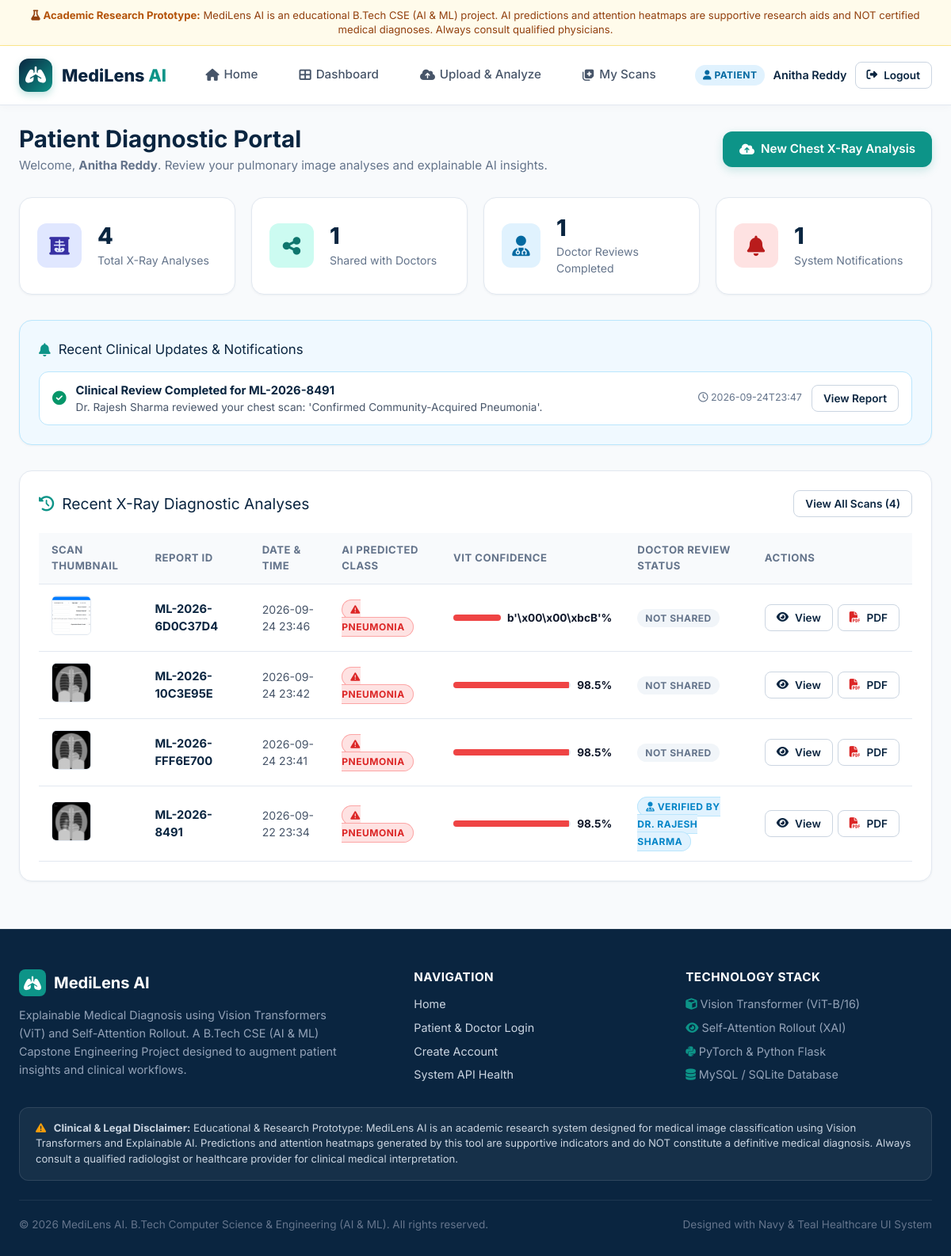
The page /patient/dashboard (signed in) on the database its author committed.
### tables this page shows
CREATE TABLE doctor_reviews (
            id INTEGER PRIMARY KEY AUTOINCREMENT,
            analysis_id INTEGER NOT NULL,
            doctor_id INTEGER NOT NULL,
            doctor_name VARCHAR(120) NOT NULL,
            doctor_specialty VARCHAR(100),
            review_status VARCHAR(50) DEFAULT 'Reviewed',
            clinical_verdict VARCHAR(100) NOT NULL,
            clinical_notes TEXT,
            recommendations TEXT,
            reviewed_at TIMESTAMP DEFAULT CURRENT_TIMESTAMP,
            FOREIGN KEY(analysis_id) REFERENCES analyses(id) ON DELETE CASCADE,
            FOREIGN KEY(doctor_id) REFERENCES users(id) ON DELETE CASCADE
        );

CREATE TABLE analyses (
            id INTEGER PRIMARY KEY AUTOINCREMENT,
            report_id VARCHAR(50) UNIQUE NOT NULL,
            patient_id INTEGER NOT NULL,
            patient_name VARCHAR(120) NOT NULL,
            original_image_path VARCHAR(255) NOT NULL,
            heatmap_path VARCHAR(255) NOT NULL,
            overlay_path VARCHAR(255) NOT NULL,
            patch_grid_path VARCHAR(255) DEFAULT NULL,
            predicted_class VARCHAR(50) NOT NULL,
            confidence REAL NOT NULL,
            normal_prob REAL NOT NULL,
            pneumonia_prob REAL NOT NULL,
            findings_summary TEXT,
            affected_regions TEXT,
            model_type VARCHAR(100) DEFAULT 'Vision Transformer (ViT-B/16 Custom)',
            model_status VARCHAR(50) DEFAULT 'Active Inference',
            created_at TIMESTAMP DEFAULT CURRENT_TIMESTAMP,
            FOREIGN KEY(patient_id) REFERENCES users(id) ON DELETE CASCADE
        );

### routes/patient.py (the view, shortened to what this page needs)
@patient_bp.route('/dashboard')
@login_required('patient')
def dashboard():
    user_id = session['user_id']
    total_analyses = query_db(
        "SELECT COUNT(*) as count FROM analyses WHERE patient_id = %s", (user_id,), one=True
    )['count']
    total_shared = query_db(
        "SELECT COUNT(*) as count FROM report_shares WHERE patient_id = %s", (user_id,), one=True
    )['count']
    total_reviewed = query_db(
        """
        SELECT COUNT(DISTINCT a.id) as count
        FROM analyses a
        JOIN doctor_reviews dr ON a.id = dr.analysis_id
        WHERE a.patient_id = %s
        """, (user_id,), one=True
    )['count']
    recent_analyses = query_db(
        """
        SELECT a.*,
               dr.review_status as doc_status,
               dr.doctor_name,
               rs.share_status
        FROM analyses a
        LEFT JOIN doctor_reviews dr ON a.id = dr.analysis_id
        LEFT JOIN report_shares rs ON a.id = rs.analysis_id
        WHERE a.patient_id = %s
        ORDER BY a.created_at DESC LIMIT 5
        """, (user_id,)
    )
    notifications = []
    reviewed_items = query_db(
        """
        SELECT dr.doctor_name, dr.clinical_verdict, dr.reviewed_at, a.report_id
        FROM doctor_reviews dr
        JOIN analyses a ON dr.analysis_id = a.id
        WHERE a.patient_id = %s
        ORDER BY dr.reviewed_at DESC LIMIT 3
        """, (user_id,)
    )
    for r in reviewed_items:
        notifications.append({
            'title': f"Clinical Review Completed for {r['report_id']}",
            'message': f"{r['doctor_name']} reviewed your chest scan: '{r['clinical_verdict']}'.",
            'time': str(r['reviewed_at'])[:16],
            'type': 'success',
            'report_id': r['report_id']
        })
    return render_template(
        'patient/dashboard.html',
        total_analyses=total_analyses,
        total_shared=total_shared,
        total_reviewed=total_reviewed,
        recent_analyses=recent_analyses,
        notifications=notifications,
        disclaimer=Config.DISCLAIMER_TEXT
    )

### templates/patient/dashboard.html (shortened to what this page needs)
{% extends 'base.html' %}
{% block content %}
<div class="container">
    <div style="display: flex; justify-content: space-between; align-items: center; margin-bottom: 28px; flex-wrap: wrap; gap: 16px;">
        <div>
            <h1 style="font-size: 1.85rem; margin-bottom: 4px;">Patient Diagnostic Portal</h1>
            <p style="color: var(--text-muted); font-size: 0.95rem;">
                Welcome, <strong>{{ current_user.name }}</strong>. Review your pulmonary image analyses and explainable AI insights.
            </p>
        </div>
        <div>
            <a href="{{ url_for('patient.upload_page') }}" class="btn btn-teal">
                <i class="fas fa-cloud-upload-alt"></i> New Chest X-Ray Analysis
            </a>
        </div>
    </div>
    <div style="display: grid; grid-template-columns: repeat(auto-fit, minmax(240px, 1fr)); gap: 20px; margin-bottom: 32px;">
        <div class="stat-card">
            <div class="stat-icon stat-icon-navy">
                <i class="fas fa-x-ray"></i>
            </div>
            <div>
                <div class="stat-val">{{ total_analyses }}</div>
                <div class="stat-label">Total X-Ray Analyses</div>
            </div>
        </div>
        <div class="stat-card">
            <div class="stat-icon stat-icon-teal">
                <i class="fas fa-share-alt"></i>
            </div>
            <div>
                <div class="stat-val">{{ total_shared }}</div>
                <div class="stat-label">Shared with Doctors</div>
            </div>
        </div>
        <div class="stat-card">
            <div class="stat-icon stat-icon-blue">
                <i class="fas fa-user-md"></i>
            </div>
            <div>
                <div class="stat-val">{{ total_reviewed }}</div>
                <div class="stat-label">Doctor Reviews Completed</div>
            </div>
        </div>
        <div class="stat-card">
            <div class="stat-icon stat-icon-red">
                <i class="fas fa-bell"></i>
            </div>
            <div>
                <div class="stat-val">{{ notifications|length }}</div>
                <div class="stat-label">System Notifications</div>
            </div>
        </div>
    </div>
    {% if notifications %}
    <div class="card card-light-blue" style="margin-bottom: 32px;">
        <div class="card-header" style="margin-bottom: 14px;">
            <div class="card-title" style="font-size: 1.05rem;">
                <i class="fas fa-bell" style="color: var(--secondary-teal);"></i> Recent Clinical Updates & Notifications
            </div>
        </div>
        <div style="display: flex; flex-direction: column; gap: 10px;">
            {% for n in notifications %}
            <div style="background: #fff; border: 1px solid var(--card-light-blue-border); border-radius: var(--radius-md); padding: 12px 16px; display: flex; justify-content: space-between; align-items: center; flex-wrap: wrap; gap: 10px;">
                <div style="display: flex; align-items: center; gap: 12px;">
                    <div style="color: #059669; font-size: 1.1rem;"><i class="fas fa-check-circle"></i></div>
                    <div>
                        <div style="font-weight: 700; font-size: 0.92rem; color: var(--primary-navy);">{{ n.title }}</div>
                        <div style="font-size: 0.85rem; color: var(--text-secondary);">{{ n.message }}</div>
                    </div>
                </div>
                <div style="display: flex; align-items: center; gap: 12px;">
                    <span style="font-size: 0.78rem; color: var(--text-muted);"><i class="far fa-clock"></i> {{ n.time }}</span>
                    {% if n.report_id %}
                    <a href="{{ url_for('patient.results_page', report_id=n.report_id) }}" class="btn btn-outline btn-sm">
                        View Report
                    </a>
                    {% endif %}
                </div>
            </div>
            {% endfor %}
        </div>
    </div>
    {% endif %}
    <div class="card">
        <div class="card-header">
            <div class="card-title">
                <i class="fas fa-history" style="color: var(--secondary-teal);"></i> Recent X-Ray Diagnostic Analyses
            </div>
            <a href="{{ url_for('patient.history_page') }}" class="btn btn-outline btn-sm">
                View All Scans ({{ total_analyses }})
            </a>
        </div>
        {% if recent_analyses %}
        <div class="table-responsive">
            <table class="table">
                <thead>
                    <tr>
                        <th>Scan Thumbnail</th>
                        <th>Report ID</th>
                        <th>Date & Time</th>
                        <th>AI Predicted Class</th>
                        <th>ViT Confidence</th>
                        <th>Doctor Review Status</th>
                        <th>Actions</th>
                    </tr>
                </thead>
                <tbody>
                    {% for a in recent_analyses %}
                    <tr>
                        <td>
                            <img src="{{ url_for('static', filename=a.original_image_path) }}" alt="Thumbnail" style="width: 50px; height: 50px; object-fit: cover; border-radius: 6px; border: 1px solid var(--border-subtle);">
                        </td>
                        <td>
                            <strong style="color: var(--primary-navy);">{{ a.report_id }}</strong>
                        </td>
                        <td style="color: var(--text-secondary); font-size: 0.88rem;">
                            {{ a.created_at|datetime_format }}
                        </td>
                        <td>
                            {% if a.predicted_class == 'Pneumonia' %}
                            <span class="badge-role" style="background: #FEE2E2; color: #DC2626; border: 1px solid #FCA5A5;">
                                <i class="fas fa-exclamation-triangle"></i> Pneumonia
                            </span>
                            {% else %}
                            <span class="badge-role" style="background: #ECFDF5; color: #059669; border: 1px solid #A7F3D0;">
                                <i class="fas fa-check-circle"></i> Normal
                            </span>
                            {% endif %}
                        </td>
                        <td>
                            <div style="display: flex; align-items: center; gap: 8px;">
                                <div style="flex: 1; min-width: 60px; height: 8px; background: #E2E8F0; border-radius: 4px; overflow: hidden;">
                                    <div style="width: {{ a.confidence }}%; height: 100%; background: {% if a.predicted_class == 'Pneumonia' %}#EF4444{% else %}#10B981{% endif %};"></div>
                                </div>
                                <span style="font-weight: 700; font-size: 0.85rem;">{{ a.confidence }}%</span>
                            </div>
                        </td>
                        <td>
                            {% if a.doc_status == 'Reviewed' %}
                            <span class="badge-role" style="background: #E0F2FE; color: #0284C7; border: 1px solid #BAE6FD;" title="Reviewed by {{ a.doctor_name }}">
                                <i class="fas fa-user-md"></i> Verified by {{ a.doctor_name }}
                            </span>
                            {% elif a.share_status == 'Pending Review' %}
                            <span class="badge-role" style="background: #FFFBEB; color: #B45309; border: 1px solid #FDE68A;">
                                <i class="fas fa-hourglass-half"></i> Shared (Pending Review)
                            </span>
                            {% else %}
                            <span class="badge-role" style="background: #F1F5F9; color: #64748B;">
                                Not Shared
                            </span>
                            {% endif %}
                        </td>
                        <td>
                            <div style="display: flex; gap: 6px;">
                                <a href="{{ url_for('patient.results_page', report_id=a.report_id) }}" class="btn btn-outline btn-sm" title="Inspect Diagnosis & Heatmap">
                                    <i class="fas fa-eye"></i> View
                                </a>
                                <a href="{{ url_for('patient.download_pdf', report_id=a.report_id) }}" class="btn btn-outline btn-sm" title="Download Official PDF Report">
                                    <i class="fas fa-file-pdf" style="color: #DC2626;"></i> PDF
                                </a>
                            </div>
                        </td>
                    </tr>
                    {% endfor %}
                </tbody>
            </table>
        </div>
        {% endif %}
    </div>
</div>
{% endblock %}

### rows shown on the page
doctor_reviews: title "Clinical Review Completed for ML-2026-8491", message "Dr. Rajesh Sharma reviewed your chest scan: 'Confirmed Community-Acquired Pneumonia'.", time "2026-09-24T23:47", original_image_path (picture), report_id "ML-2026-8491", created_at "2026-09-22 23:34", confidence "98.5", doctor_name "DR. RAJESH SHARMA"
analyses: original_image_path (picture), report_id "ML-2026-6D0C37D4", created_at "2026-09-24 23:46", predicted_class "Pneumonia" (drawn), confidence "b'\\x00\\x00\\xbcB'", shows "NOT SHARED"
analyses: original_image_path (picture), report_id "ML-2026-10C3E95E", created_at "2026-09-24 23:42", predicted_class "Pneumonia" (drawn), confidence "98.5", shows "NOT SHARED"
analyses: original_image_path (picture), report_id "ML-2026-FFF6E700", created_at "2026-09-24 23:41", predicted_class "Pneumonia" (drawn), confidence "98.5", shows "NOT SHARED"

### other values the page prints
{{ current_user.role }} "PATIENT"
{{ current_user.name }} "Anitha Reddy"
{{ total_analyses }} "4"
{{ total_shared }} "1"
{{ total_reviewed }} "1"
{{ notifications|length }} "1"
